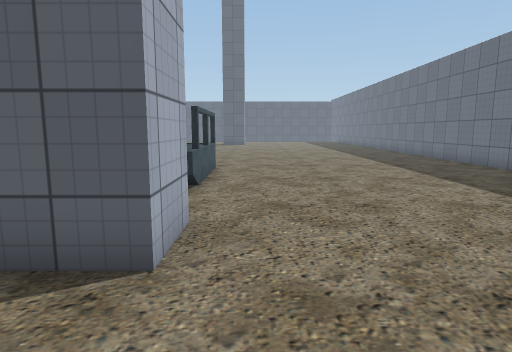
View 1 (above)

22 first-person views from a walk through a 3-D level made in the Unity game engine. The camera is 1.4 m above the floor, tilts 8° down and sees 75° across. The floor is counted in squares, 1 m on a side. Each view is taken from the middle of a square. On the plan, view 1 faces up. The plan holds only what a view shows up to about 15 squares ahead; the rest is blank. The place goes on beyond the plan. The player character is not drawn. Some animated figures are not drawn. Some surface patterns are stand-ins.

View 2
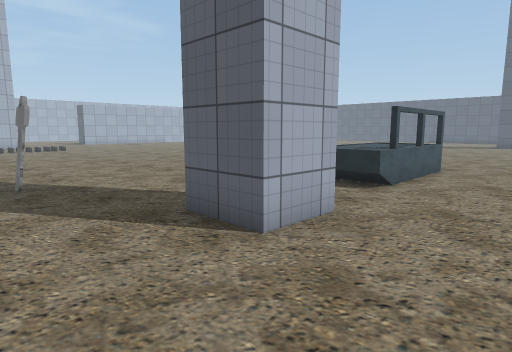

View 3
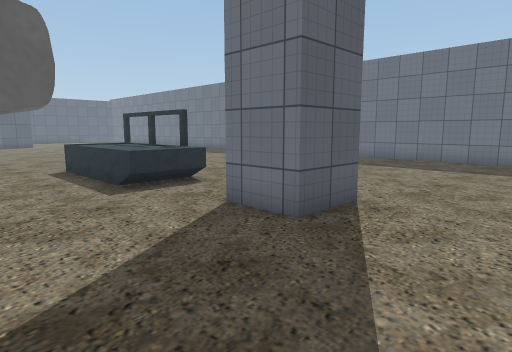

View 4
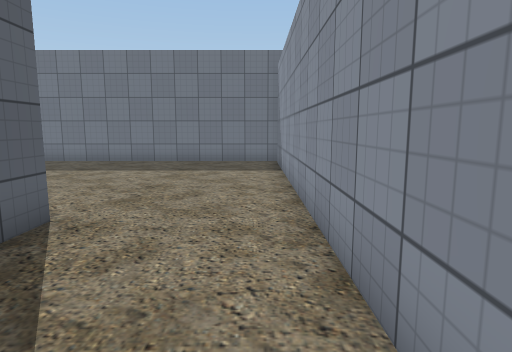

View 5
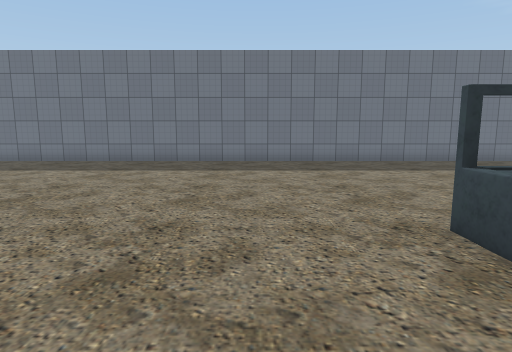

View 6
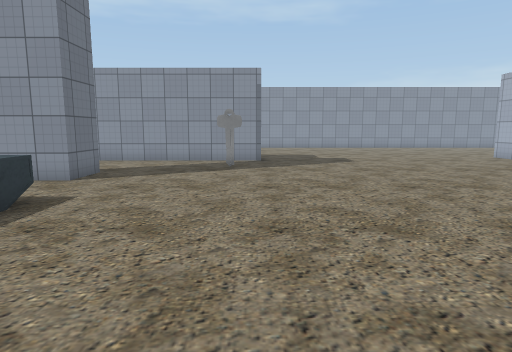

View 7
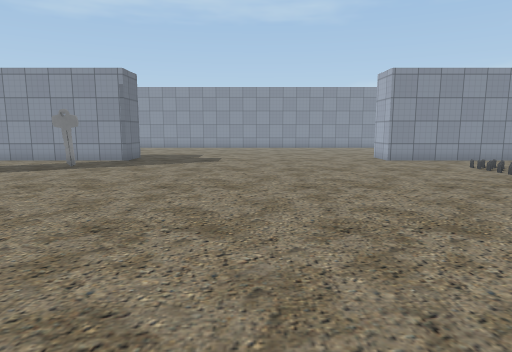

View 8
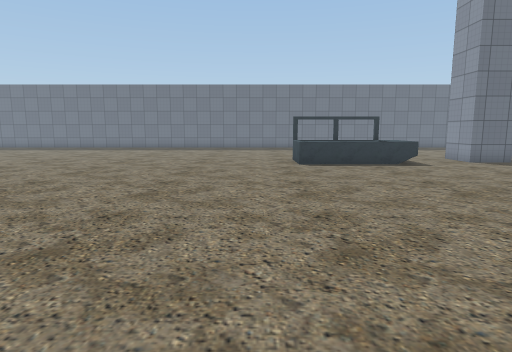

View 9
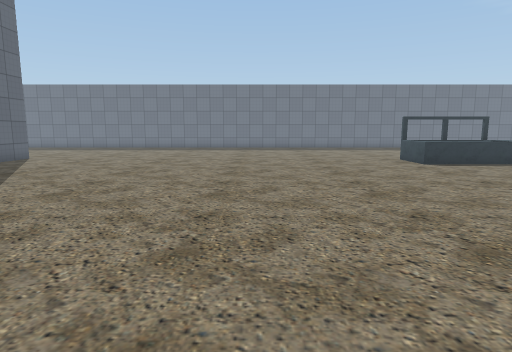

View 10
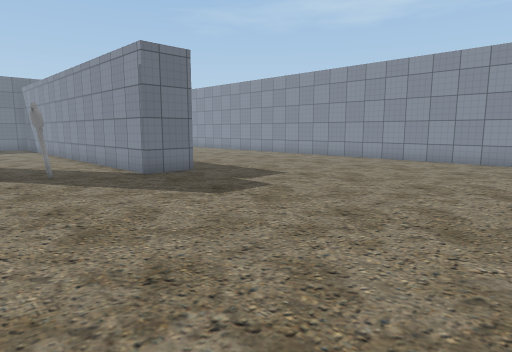

View 11
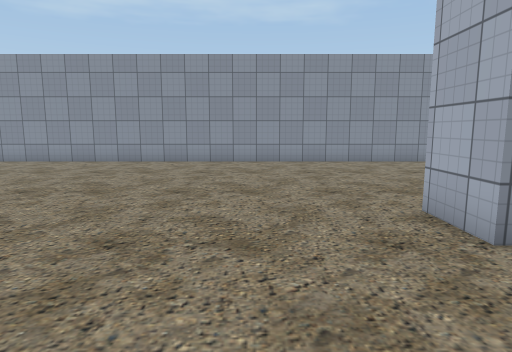

View 12
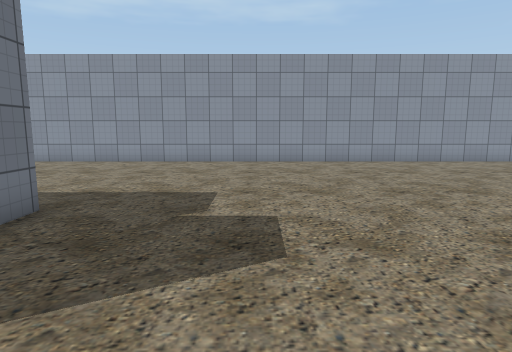

View 13
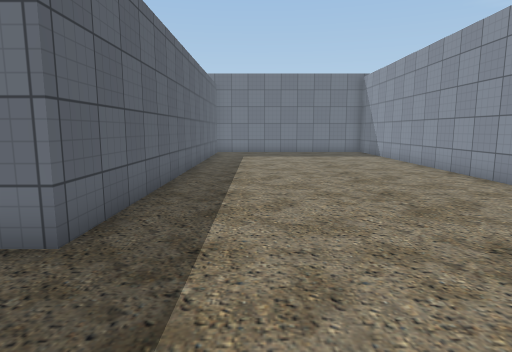

View 14
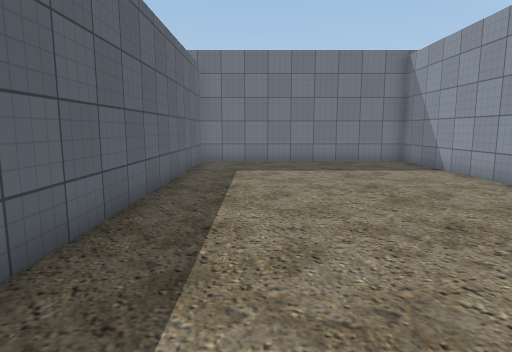

View 15
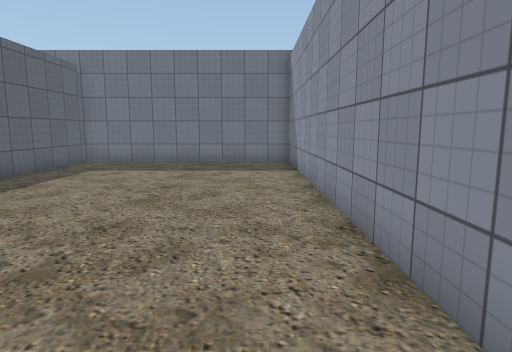

View 16
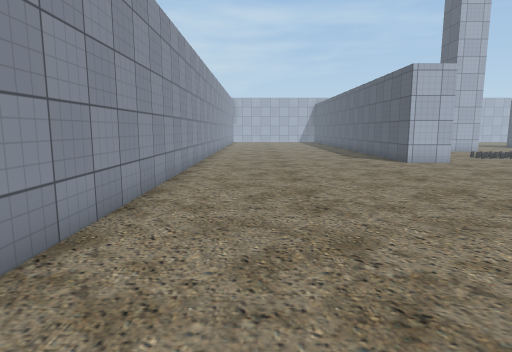

View 17
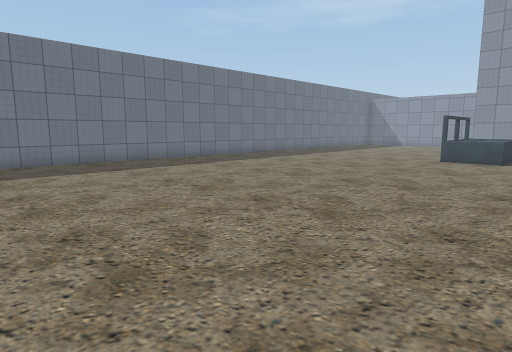

View 18
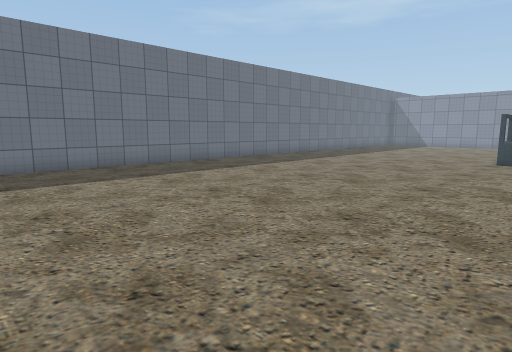

View 19
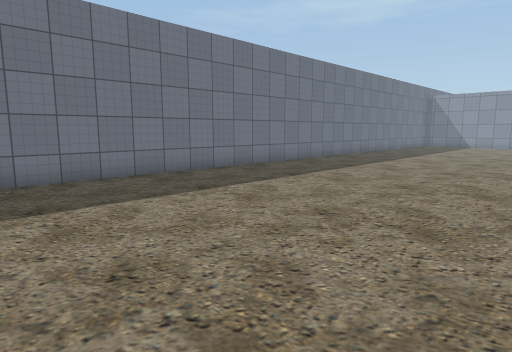

View 20
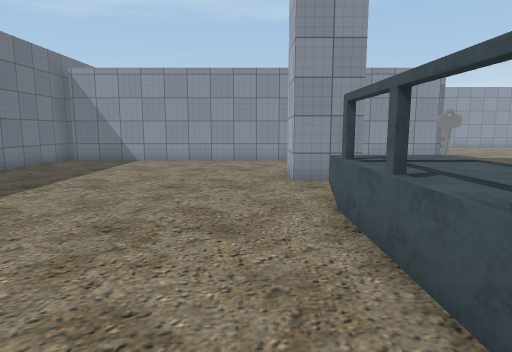

View 21
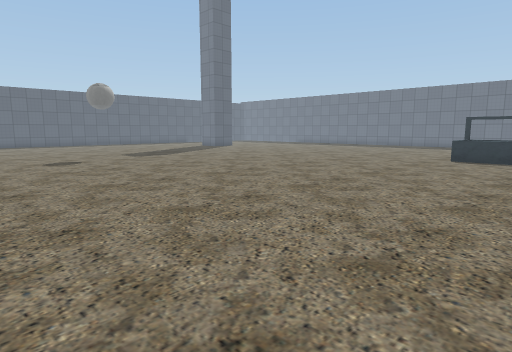

View 22
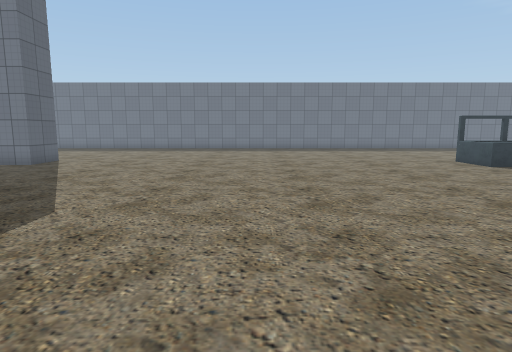

### Floor plan
Points are (right, up) in squares from view 1. A wall is a line through its corners. A room is listed if a view was taken in it or the views show most of it. See-through windows are left out.
Room 1 (views 1, 2, 3, 4, 5, 6, 7, 8, 9, 10, 11, 12, 13, 14, 15, 16, 17, 18, 19, 20, 21, 22)
walls: (-2.9, 4.9) (-1, 4.9) (-1, 3.2) (-2.9, 3.2) (-2.9, 4.9); (-21.5, -0.9) (-19.9, -0.9) (-19.9, -2.7) (-21.2, -2.7); (8.1, -2.7) (-8.2, -2.7) (-8.2, -0.9) (8.1, -0.9); (-21.5, -11.5) (8.7, -11.5) (8.7, 26.9)
objects: other object (-7, 2); other object (-4, 8) to (-2, 12)

Positions as (right, up) in squares from view 1, and headings:
1: (0, 0), facing up
2: (2, 0), facing up-left
3: (-7, 0), facing up-right
4: (-6, 0), facing right
5: (-6, 15), facing right
6: (-8, 14), facing down
7: (-14, 14), facing down
8: (-17, 14), facing right
9: (-17, 19), facing right
10: (-18, 4), facing down-right
11: (-17, 3), facing down
12: (-12, 3), facing down
13: (-12, -5), facing right
14: (-6, -5), facing right
15: (-6, -10), facing right
16: (-6, -9), facing left
17: (-6, 28), facing down-right
18: (-4, 28), facing down-right
19: (-1, 28), facing down-right
20: (0, 14), facing down
21: (-20, 8), facing up-right
22: (-16, 21), facing right
